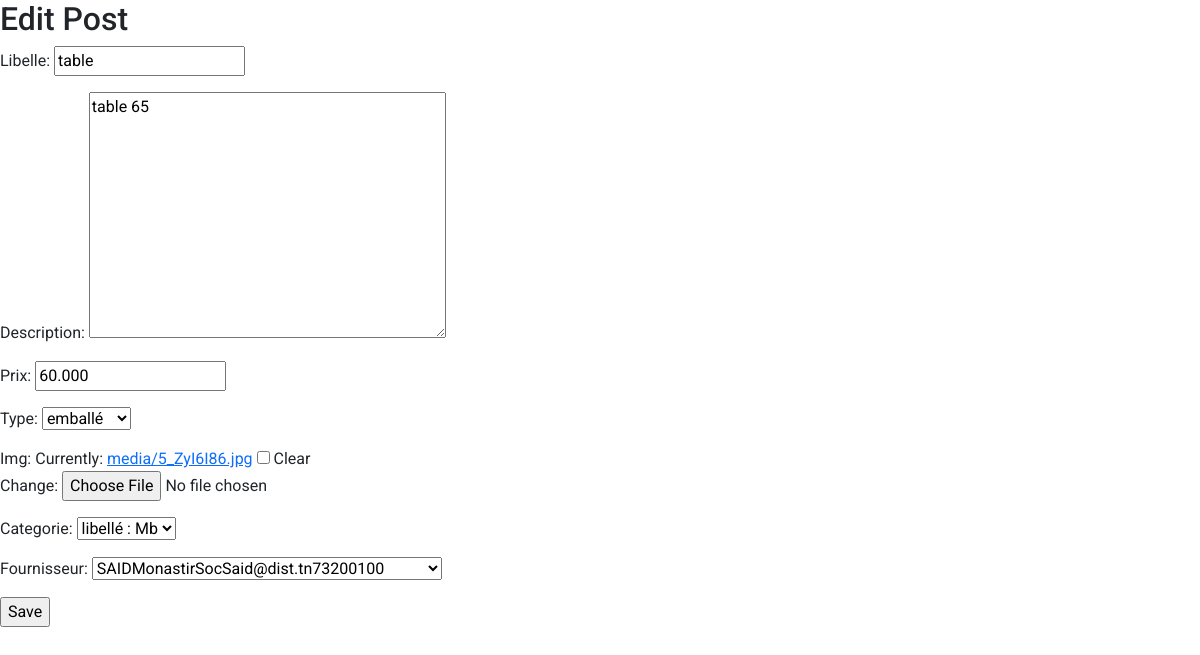
The app's page /magasin/post/edit/17/ with its own data.
### magasin/models.py (models this page shows, shortened)
class produit(models.Model):
    TYPE_CHOICES=[
        ('em','emballé'),
        ('fr','Frais'),
        ('cs','Conserve')
    ]
    libelle=models.CharField(max_length=100)
    description=models.TextField(default='Non définie')
    prix=models.DecimalField(max_digits=10,decimal_places=3,default=0)
    type=models.CharField(max_length=2,choices=TYPE_CHOICES,default='em')
    img=models.ImageField(blank=True,upload_to='media/')
    categorie=models.ForeignKey('categorie',on_delete=models.CASCADE,null=True)
    fournisseur=models.ForeignKey('fournisseur',on_delete=models.CASCADE,null=True)

class categorie(models.Model):
      TYPE_CHOICES=[
        ('Al','Alimentaire'),
        ('Mb','Meuble'),
        ('vs','vaisselle')
    ]
      libelle=models.CharField(default='Al',choices=TYPE_CHOICES,max_length=50)
      def __str__(self) -> str:
           return 'libellé : '+self.libelle

### magasin/views.py (the view, shortened to what this page needs)
# urls.py: path('post/edit/<int:id>/', views.edit_product, name='post-edit'),
def edit_product(request, id):
    post = get_object_or_404(produit, id=id)
    if request.method == 'GET':
        context = {'form': ProduitForm(instance=post), 'id': id}
        return render(request,'magasin/edit.html',context)

### magasin/forms.py
class ProduitForm(ModelForm):
 class Meta :
  model = produit
  fields = "__all__" #pour tous les champs de la table

### magasin/models.py (called while the page is built)
    def __str__(self):
        return self.nom +self.adresse + self.email + self.telephone

### magasin/templates/magasin/edit.html (shortened to what this page needs)
{% extends 'magasin/base.html' %}
{% block content %}
<h2>{% if id %} Edit {% else %} New {% endif %} Post</h2>
<form method="post" novalidate enctype="multipart/form-data">
	{{ form.as_p }}
	<input type="submit" value="Save" />
</form>
{% endblock content %}

### magasin/templates/magasin/base.html (style rules this page uses)
body { margin: 0; padding: 0; font-family: 'Roboto', sans-serif; }

### records on screen
produit: libelle "table", description "table 65", prix "60.000", type "emballé", categorie "libellé : Mb", fournisseur "SAIDMonastirSocSaid@dist.tn73200100"
